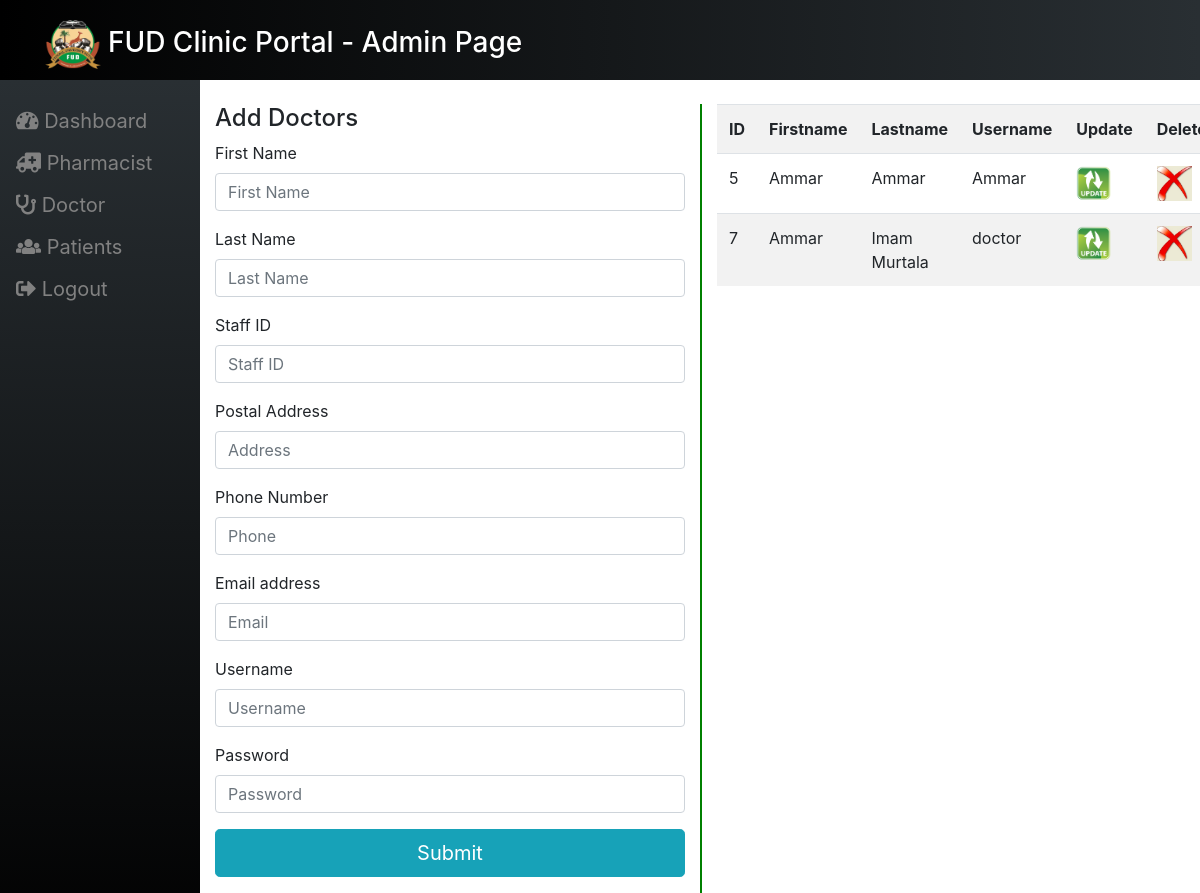
Page /admin_cashier.php (signed in) on the committed database.
### tables this page shows
CREATE TABLE `doctor` (
  `cashier_id` tinyint(5) NOT NULL,
  `first_name` varchar(100) NOT NULL,
  `last_name` varchar(150) NOT NULL,
  `staff_id` varchar(100) NOT NULL,
  `postal_address` varchar(20) NOT NULL,
  `phone` varchar(120) NOT NULL,
  `email` varchar(100) NOT NULL,
  `username` varchar(100) NOT NULL,
  `password` varchar(100) NOT NULL,
  `date` datetime NOT NULL
);

### admin_cashier.php (the view, shortened to what this page needs)
<!DOCTYPE html>
<html>
<head>
<?php include 'incs/header.php' ?>
</head>
<body>
<?php
include 'incs/data.php';
?>
<div class="main_body">
	<div class="container mt-4">
		<div class="row">
			<div class="col-md-6">
				<h4>Add Doctors</h4>
				<form name="form1"  onsubmit="return validateForm(validation_script.js);" action="admin_cashier.php" method="post" >
					<div class="form-group">
						<label>First Name</label>
						<input name="first_name" type="text" class="form-control" placeholder="First Name" required="required"  id="first_name" />
					</div>
					<div class="form-group">
						<label>Last Name</label>
						<input name="last_name" type="text" class="form-control" placeholder="Last Name" required="required" id="last_name" />
					</div>
					<div class="form-group">
						<label>Staff ID</label>
						<input name="staff_id" type="text" class="form-control" placeholder="Staff ID" required="required" id="staff_id" />
					</div>
					<div class="form-group">
						<label>Postal Address</label>
						<input name="postal_address" type="text" class="form-control" placeholder="Address" required="required" id="postal_address" />
					</div>
					<div class="form-group">
						<label>Phone Number</label>
						<input name="phone" type="text" class="form-control" placeholder="Phone"  required="required" id="phone" />
					</div>
					<div class="form-group">
						<label>Email address</label>
						<input name="email" type="email" class="form-control" placeholder="Email" required="required" id="email" />
					</div>
					<div class="form-group">
						<label>Username</label>
						<input name="username" type="text" class="form-control" placeholder="Username" required="required" id="username" />
					</div>
					<div class="form-group">
						<label>Password</label>
						<input name="password" type="password" class="form-control" placeholder="Password" required="required" id="password"/>
					</div>
					<div class="form-group">
						<button type="submit" name="submit" class="btn btn-info btn-block btn-lg">Submit</button>
					</div>
				</form>
			</div>
			<div class="col-md-6" style="border-left: 2px solid green;">
				<?php echo $message;
        include_once('connect_db.php');
        $result = mysqli_query($con,"SELECT * FROM doctor")
                or die(mysqli_error($con));
        echo "<table class = 'table table-striped'>";
        echo "<tr> <th>ID</th><th>Firstname </th> <th>Lastname </th> <th>Username </th><th>Update </th><th>Delete</th></tr>";
        while($row = mysqli_fetch_array( $result )) {
                echo "<tr>";
                echo '<td>' . $row['cashier_id'] . '</td>';
                echo '<td>' . $row['first_name'] . '</td>';
				echo '<td>' . $row['last_name'] . '</td>';
				echo '<td>' . $row['username'] . '</td>';
				?>
				<td><a href="update_cashier.php?username=<?php echo $row['username']?>"><img src="images/update-icon.png" width="35" height="35" border="0" /></a></td>
				<td><a href="delete_cashier.php?cashier_id=<?php echo $row['cashier_id']?>"><img src="images/delete-icon.jpg" width="35" height="35" border="0" /></a></td>
				<?php
		 }
        echo "</table>";
?>
			</div>
		</div>
	</div>
</div>
</body>
</html>

### incs/header.php (style rules this page uses)
.main_body { margin-left: 200px; }

### rows in the picture
doctor: cashier_id "5", first_name "Ammar", last_name "Ammar", username "Ammar"
doctor: cashier_id "7", first_name "Ammar", last_name "Imam Murtala", username "doctor"
